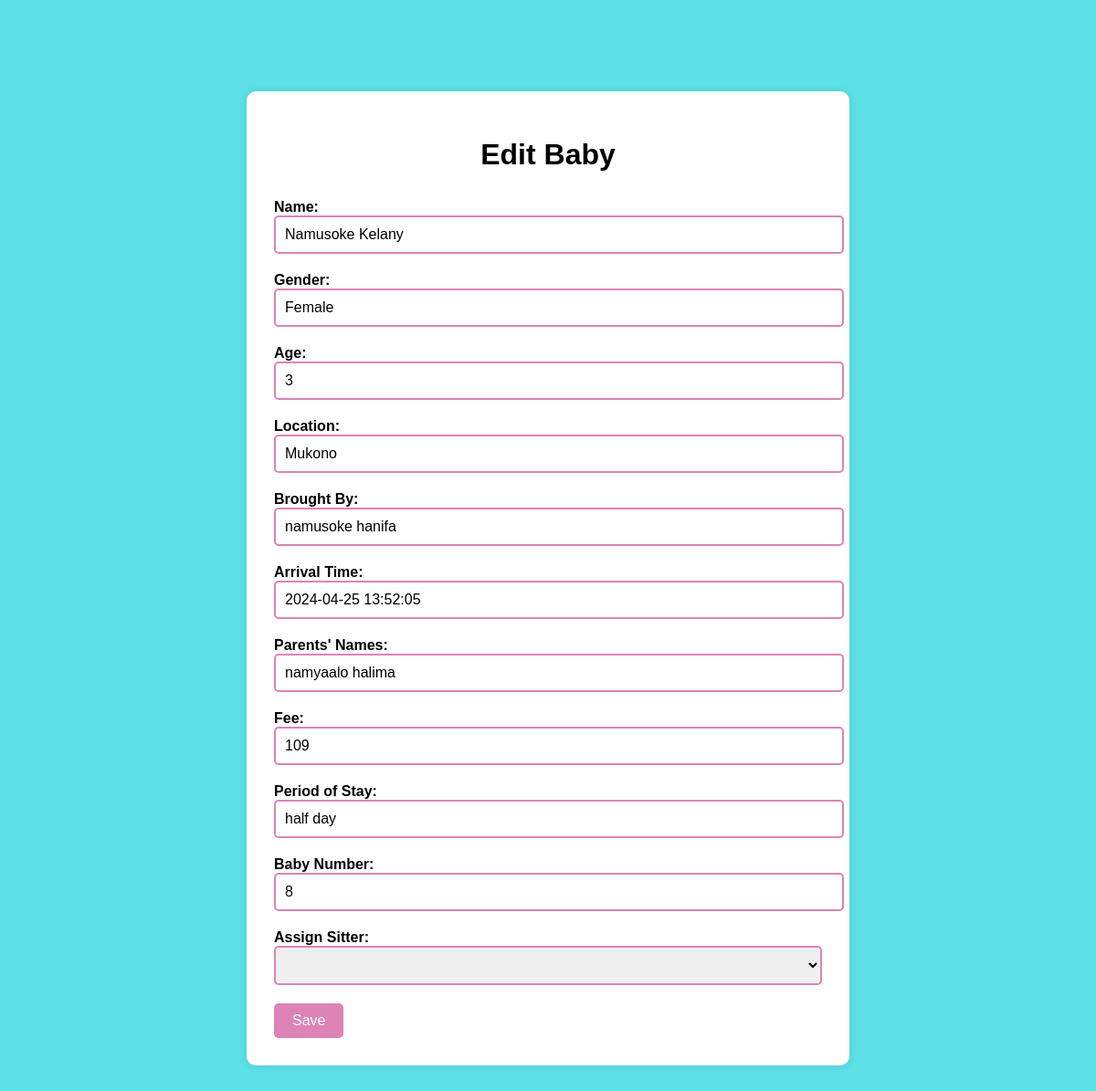
The page /baby_form/3/edit/ on the database its author committed.
### babyform/models.py (models this page shows, shortened)
class Baby(models.Model):
    name = models.CharField(max_length=100)
    gender = models.CharField(max_length=10)
    age = models.IntegerField()
    location = models.CharField(max_length=100)
    brought_by = models.CharField(max_length=100, default="")
    arrival_time = models.DateTimeField(default=timezone.now)
    parents_names = models.CharField(max_length=200, null=True)
    fee = models.CharField(max_length=20, default='UGX 0')
    period_of_stay = models.CharField(max_length=100)
    baby_number = models.IntegerField(default='')
    assigned_sitter = models.ForeignKey(Sitter, on_delete=models.SET_NULL, null=True, blank=True)

### babyform/views.py (the view)
# urls.py: path('baby_form/<int:pk>/edit/', views.baby_edit, name='baby_edit'),
def baby_edit(request, pk):
    baby = get_object_or_404(Baby, pk=pk)
    if request.method == 'POST':
        form = BabyForm(request.POST, instance=baby)
        if form.is_valid():
            baby = form.save()
            return redirect('baby_list')
    else:
        form = BabyForm(instance=baby)
    return render(request, 'baby_form.html', {'form': form})

### babyform/forms.py
class BabyForm(forms.ModelForm):
    assigned_sitter = forms.ModelChoiceField(queryset=None, required=False)
    def __init__(self, *args, **kwargs):
        super().__init__(*args, **kwargs)
        self.fields['assigned_sitter'].queryset = Sitter.objects.filter(is_on_duty=True)
    class Meta:
        model = Baby
        fields = '__all__'
        widgets = {
            'fee': forms.TextInput(attrs={'type': 'text'}),
        }

### babyform/templates/baby_form.html (shortened to what this page needs)
<!DOCTYPE html>
<html lang="en">
<head>
</head>
<body>
    <div class="container">
        <h1>{% if form.instance.pk %}Edit Baby{% else %}Create Baby{% endif %}</h1>
        <form method="post">
            <div class="form-group">
                <label for="id_name">Name:</label>
                {{ form.name }}
            </div>
            <div class="form-group">
                <label for="id_gender">Gender:</label>
                {{ form.gender }}
            </div>
            <div class="form-group">
                <label for="id_age">Age:</label>
                {{ form.age }}
            </div>
            <div class="form-group">
                <label for="id_location">Location:</label>
                {{ form.location }}
            </div>
            <div class="form-group">
                <label for="id_brought_by">Brought By:</label>
                {{ form.brought_by }}
            </div>
            <div class="form-group">
                <label for="id_arrival_time">Arrival Time:</label>
                {{ form.arrival_time }}
            </div>
            <div class="form-group">
                <label for="id_parents_names">Parents' Names:</label>
                {{ form.parents_names }}
            </div>
            <div class="form-group">
                <label for="id_fee">Fee:</label>
                {{ form.fee }}
            </div>
            <div class="form-group">
                <label for="id_period_of_stay">Period of Stay:</label>
                {{ form.period_of_stay }}
            </div>
            <div class="form-group">
                <label for="id_baby_number">Baby Number:</label>
                {{ form.baby_number }}
            </div>
            <div class="form-group">
                <label for="id_assign">Assign Sitter:</label>
                <select name="assigned_sitter" id="id_assign">
                </select>
            </div>
            <button type="submit" class="btn btn-primary">Save</button>
        </form>
    </div>
</body>
</html>

### babyform/templates/baby_form.html (style rules this page uses)
body { font-family: Arial, sans-serif; background-color: #5de0e6; margin: 0; padding: 0; }
.container { width: 50%; margin: 100px auto; background-color: #fff; padding: 30px; border-radius: 10px; box-shadow: 0 0 10px rgba(0, 0, 0, 0.1); }
h1 { text-align: center; margin-bottom: 30px; }
.form-group { margin-bottom: 20px; }
label { font-weight: bold; }
input[type="text"], input[type="number"], select { width: 100%; padding: 10px; border: 2px solid #de83b5; border-radius: 5px; font-size: 16px; }
button[type="submit"] { padding: 10px 20px; border: none; background-color: #de83b5; color: #fff; font-size: 16px; border-radius: 5px; cursor: pointer; }

### rows shown on the page
Baby: name "Namusoke Kelany", gender "Female", age "3", location "Mukono", brought_by "namusoke hanifa", arrival_time "2024-04-25 13:52:05", parents_names "namyaalo halima", fee "109", period_of_stay "half day", baby_number "8"
